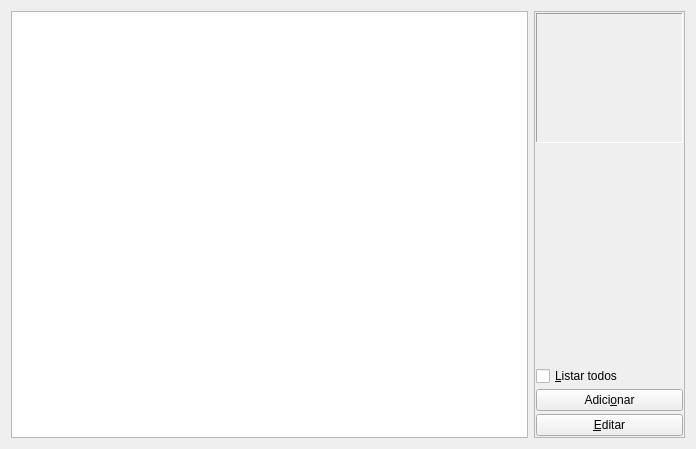
<?xml version="1.0" encoding="UTF-8"?>
<ui version="4.0">
 <class>CWgtUserList</class>
 <widget class="QWidget" name="CWgtUserList">
  <property name="geometry">
   <rect>
    <x>0</x>
    <y>0</y>
    <width>696</width>
    <height>449</height>
   </rect>
  </property>
  <property name="windowTitle">
   <string>Users</string>
  </property>
  <layout class="QGridLayout" name="gridLayout">
   <item row="0" column="0">
    <widget class="QTableView" name="tvwData">
     <property name="selectionBehavior">
      <enum>QAbstractItemView::SelectionBehavior::SelectRows</enum>
     </property>
    </widget>
   </item>
   <item row="0" column="1">
    <widget class="QFrame" name="fraList">
     <property name="minimumSize">
      <size>
       <width>151</width>
       <height>0</height>
      </size>
     </property>
     <property name="maximumSize">
      <size>
       <width>151</width>
       <height>16777215</height>
      </size>
     </property>
     <property name="frameShape">
      <enum>QFrame::Shape::StyledPanel</enum>
     </property>
     <property name="frameShadow">
      <enum>QFrame::Shadow::Raised</enum>
     </property>
     <layout class="QVBoxLayout" name="vloList">
      <property name="spacing">
       <number>3</number>
      </property>
      <property name="leftMargin">
       <number>1</number>
      </property>
      <property name="topMargin">
       <number>1</number>
      </property>
      <property name="rightMargin">
       <number>1</number>
      </property>
      <property name="bottomMargin">
       <number>1</number>
      </property>
      <item>
       <widget class="QLabel" name="lblPicture">
        <property name="minimumSize">
         <size>
          <width>130</width>
          <height>130</height>
         </size>
        </property>
        <property name="frameShape">
         <enum>QFrame::Shape::Panel</enum>
        </property>
        <property name="frameShadow">
         <enum>QFrame::Shadow::Sunken</enum>
        </property>
        <property name="text">
         <string/>
        </property>
        <property name="scaledContents">
         <bool>true</bool>
        </property>
       </widget>
      </item>
      <item>
       <spacer name="vspPicture">
        <property name="orientation">
         <enum>Qt::Orientation::Vertical</enum>
        </property>
        <property name="sizeHint" stdset="0">
         <size>
          <width>20</width>
          <height>242</height>
         </size>
        </property>
       </spacer>
      </item>
      <item>
       <widget class="QCheckBox" name="ckbListAll">
        <property name="text">
         <string>&amp;Listar todos</string>
        </property>
        <property name="checked">
         <bool>false</bool>
        </property>
       </widget>
      </item>
      <item>
       <widget class="QPushButton" name="pbAdd">
        <property name="text">
         <string>Adici&amp;onar</string>
        </property>
       </widget>
      </item>
      <item>
       <widget class="QPushButton" name="pbEdit">
        <property name="text">
         <string>&amp;Editar</string>
        </property>
       </widget>
      </item>
     </layout>
    </widget>
   </item>
  </layout>
 </widget>
 <resources/>
 <connections/>
</ui>
